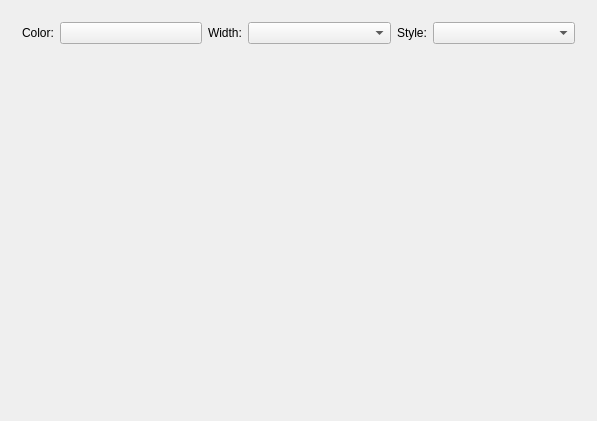
<?xml version="1.0" encoding="UTF-8"?>
<ui version="4.0">
 <class>CXPageTimeSliceVis</class>
 <widget class="CXBasePropertyPage" name="CXPageTimeSliceVis">
  <property name="geometry">
   <rect>
    <x>0</x>
    <y>0</y>
    <width>597</width>
    <height>412</height>
   </rect>
  </property>
  <property name="windowTitle">
   <string>CXPageTimeSliceVisBM</string>
  </property>
  <layout class="QVBoxLayout" name="verticalLayout">
   <item>
    <widget class="QStackedWidget" name="m_pStackedWidget">
     <property name="currentIndex">
      <number>0</number>
     </property>
     <widget class="QWidget" name="m_pPageSection">
      <layout class="QVBoxLayout" name="verticalLayout_3">
       <item>
        <layout class="QHBoxLayout" name="horizontalLayout_3">
         <item>
          <widget class="QLabel" name="lbl_section_linecolor">
           <property name="sizePolicy">
            <sizepolicy hsizetype="Fixed" vsizetype="Preferred">
             <horstretch>0</horstretch>
             <verstretch>0</verstretch>
            </sizepolicy>
           </property>
           <property name="text">
            <string>Color:</string>
           </property>
          </widget>
         </item>
         <item>
          <widget class="CXColorButton" name="m_pClrBtnSectionLineColor">
           <property name="text">
            <string/>
           </property>
          </widget>
         </item>
         <item>
          <widget class="QLabel" name="lbl_section_linewidth">
           <property name="sizePolicy">
            <sizepolicy hsizetype="Fixed" vsizetype="Preferred">
             <horstretch>0</horstretch>
             <verstretch>0</verstretch>
            </sizepolicy>
           </property>
           <property name="text">
            <string>Width:</string>
           </property>
          </widget>
         </item>
         <item>
          <widget class="CXLineWidthListCombBox" name="m_pCbbSectionLineWidth"/>
         </item>
         <item>
          <widget class="QLabel" name="lbl_section_linetype">
           <property name="sizePolicy">
            <sizepolicy hsizetype="Fixed" vsizetype="Preferred">
             <horstretch>0</horstretch>
             <verstretch>0</verstretch>
            </sizepolicy>
           </property>
           <property name="text">
            <string>Style:</string>
           </property>
          </widget>
         </item>
         <item>
          <widget class="CXLineTypeListCombBox" name="m_pCbbSectionLineType"/>
         </item>
        </layout>
       </item>
       <item>
        <spacer name="verticalSpacer_2">
         <property name="orientation">
          <enum>Qt::Vertical</enum>
         </property>
         <property name="sizeHint" stdset="0">
          <size>
           <width>20</width>
           <height>40</height>
          </size>
         </property>
        </spacer>
       </item>
      </layout>
     </widget>
     <widget class="QWidget" name="m_pPageBM">
      <layout class="QVBoxLayout" name="verticalLayout_4">
       <item>
        <widget class="QGroupBox" name="gbxBMMode">
         <property name="title">
          <string>Display Mode</string>
         </property>
         <property name="flat">
          <bool>true</bool>
         </property>
         <layout class="QHBoxLayout" name="horizontalLayout_5">
          <item>
           <widget class="QRadioButton" name="m_pRdoBMSeismic">
            <property name="text">
             <string>Seismic</string>
            </property>
            <property name="checked">
             <bool>true</bool>
            </property>
           </widget>
          </item>
          <item>
           <widget class="QRadioButton" name="m_pRdoBMFrac">
            <property name="text">
             <string>Fracture</string>
            </property>
           </widget>
          </item>
          <item>
           <spacer name="horizontalSpacer_5">
            <property name="orientation">
             <enum>Qt::Horizontal</enum>
            </property>
            <property name="sizeHint" stdset="0">
             <size>
              <width>40</width>
              <height>20</height>
             </size>
            </property>
           </spacer>
          </item>
         </layout>
        </widget>
       </item>
       <item>
        <widget class="QGroupBox" name="gbxBMFrame">
         <property name="title">
          <string>Frame</string>
         </property>
         <property name="flat">
          <bool>true</bool>
         </property>
         <layout class="QHBoxLayout" name="horizontalLayout_4">
          <item>
           <widget class="QLabel" name="lbl_bm_framecolor">
            <property name="text">
             <string>Color:</string>
            </property>
           </widget>
          </item>
          <item>
           <widget class="CXButtonColorEdit" name="m_pClrBtnBMFrameColor">
            <property name="text">
             <string/>
            </property>
           </widget>
          </item>
          <item>
           <widget class="QLabel" name="lbl_bm_framewidth">
            <property name="text">
             <string>Width:</string>
            </property>
           </widget>
          </item>
          <item>
           <widget class="CXLineWidthListCombBox" name="m_pCbbBMFrameWidth"/>
          </item>
          <item>
           <spacer name="horizontalSpacer_4">
            <property name="orientation">
             <enum>Qt::Horizontal</enum>
            </property>
            <property name="sizeHint" stdset="0">
             <size>
              <width>40</width>
              <height>20</height>
             </size>
            </property>
           </spacer>
          </item>
         </layout>
        </widget>
       </item>
       <item>
        <widget class="QGroupBox" name="m_pGbxBMFrac">
         <property name="title">
          <string>Fracture</string>
         </property>
         <property name="flat">
          <bool>true</bool>
         </property>
         <layout class="QGridLayout" name="gridLayout_2">
          <item row="0" column="0" colspan="2">
           <widget class="QCheckBox" name="m_pChkBMSeismic">
            <property name="text">
             <string>Seismic Display</string>
            </property>
            <property name="checked">
             <bool>true</bool>
            </property>
           </widget>
          </item>
          <item row="4" column="7">
           <widget class="QLabel" name="lbl_bm_frac_min_percent">
            <property name="text">
             <string>%</string>
            </property>
           </widget>
          </item>
          <item row="6" column="2">
           <widget class="QLabel" name="lbl_bm_frac_dy_trace">
            <property name="text">
             <string>Trace</string>
            </property>
           </widget>
          </item>
          <item row="3" column="1">
           <widget class="QComboBox" name="m_pCbbBMFracDen"/>
          </item>
          <item row="6" column="5">
           <widget class="QLineEdit" name="m_pEdtBMFracMax"/>
          </item>
          <item row="7" column="5">
           <widget class="QLineEdit" name="m_pEdtBMFracWidth"/>
          </item>
          <item row="7" column="0">
           <widget class="QLabel" name="lbl_bm_frac_scale">
            <property name="text">
             <string>Scale:</string>
            </property>
           </widget>
          </item>
          <item row="4" column="5">
           <widget class="QLineEdit" name="m_pEdtBMFracMin">
            <property name="text">
             <string/>
            </property>
           </widget>
          </item>
          <item row="1" column="0">
           <widget class="QLabel" name="lbl_bm_frac_color">
            <property name="text">
             <string>Color:</string>
            </property>
           </widget>
          </item>
          <item row="7" column="4">
           <widget class="QLabel" name="lbl_bm_frac_width">
            <property name="text">
             <string>Width:</string>
            </property>
           </widget>
          </item>
          <item row="6" column="1">
           <widget class="QLineEdit" name="m_pEdtBMFracDY">
            <property name="text">
             <string/>
            </property>
           </widget>
          </item>
          <item row="7" column="1">
           <widget class="QLineEdit" name="m_pEdtBMFracScale">
            <property name="text">
             <string/>
            </property>
           </widget>
          </item>
          <item row="4" column="0">
           <widget class="QLabel" name="lbl_bm_frac_dx">
            <property name="text">
             <string>DX:</string>
            </property>
           </widget>
          </item>
          <item row="2" column="0">
           <widget class="QLabel" name="lbl_bm_frac_azi">
            <property name="text">
             <string>Azimuth:</string>
            </property>
           </widget>
          </item>
          <item row="2" column="1">
           <widget class="QComboBox" name="m_pCbbBMFracAzi"/>
          </item>
          <item row="6" column="4">
           <widget class="QLabel" name="lbl_bm_frac_max">
            <property name="text">
             <string>Max-threshold:</string>
            </property>
           </widget>
          </item>
          <item row="4" column="2">
           <widget class="QLabel" name="lbl_bm_frac_dx_trace">
            <property name="text">
             <string>Trace</string>
            </property>
           </widget>
          </item>
          <item row="6" column="0">
           <widget class="QLabel" name="lbl_bm_frac_dy">
            <property name="text">
             <string>DY:</string>
            </property>
           </widget>
          </item>
          <item row="6" column="7">
           <widget class="QLabel" name="lbl_bm_frac_max_percent">
            <property name="text">
             <string>%</string>
            </property>
           </widget>
          </item>
          <item row="4" column="4">
           <widget class="QLabel" name="lbl_bm_frac_min">
            <property name="text">
             <string>Min-threshold:</string>
            </property>
           </widget>
          </item>
          <item row="4" column="8">
           <spacer name="horizontalSpacer_11">
            <property name="orientation">
             <enum>Qt::Horizontal</enum>
            </property>
            <property name="sizeHint" stdset="0">
             <size>
              <width>40</width>
              <height>20</height>
             </size>
            </property>
           </spacer>
          </item>
          <item row="4" column="3">
           <spacer name="horizontalSpacer_10">
            <property name="orientation">
             <enum>Qt::Horizontal</enum>
            </property>
            <property name="sizeHint" stdset="0">
             <size>
              <width>40</width>
              <height>20</height>
             </size>
            </property>
           </spacer>
          </item>
          <item row="1" column="1">
           <widget class="CXButtonColorEdit" name="m_pClrBtnBMFracColor">
            <property name="text">
             <string/>
            </property>
           </widget>
          </item>
          <item row="3" column="0">
           <widget class="QLabel" name="lbl_bm_frac_den">
            <property name="text">
             <string>Density:</string>
            </property>
           </widget>
          </item>
          <item row="4" column="1">
           <widget class="QLineEdit" name="m_pEdtBMFracDX">
            <property name="text">
             <string/>
            </property>
           </widget>
          </item>
         </layout>
        </widget>
       </item>
       <item>
        <spacer name="verticalSpacer_3">
         <property name="orientation">
          <enum>Qt::Vertical</enum>
         </property>
         <property name="sizeHint" stdset="0">
          <size>
           <width>20</width>
           <height>40</height>
          </size>
         </property>
        </spacer>
       </item>
      </layout>
     </widget>
     <widget class="QWidget" name="m_pPage3D">
      <layout class="QVBoxLayout" name="verticalLayout_2">
       <item>
        <widget class="QGroupBox" name="gbx3DMode">
         <property name="title">
          <string>Display Mode</string>
         </property>
         <property name="flat">
          <bool>true</bool>
         </property>
         <layout class="QHBoxLayout" name="horizontalLayout_2">
          <item>
           <widget class="QRadioButton" name="m_pRdo3DSeismic">
            <property name="text">
             <string>Seismic</string>
            </property>
            <property name="checked">
             <bool>true</bool>
            </property>
           </widget>
          </item>
          <item>
           <widget class="QRadioButton" name="m_pRdo3DFrac">
            <property name="text">
             <string>Fracture</string>
            </property>
           </widget>
          </item>
          <item>
           <spacer name="horizontalSpacer_2">
            <property name="orientation">
             <enum>Qt::Horizontal</enum>
            </property>
            <property name="sizeHint" stdset="0">
             <size>
              <width>40</width>
              <height>20</height>
             </size>
            </property>
           </spacer>
          </item>
         </layout>
        </widget>
       </item>
       <item>
        <widget class="QGroupBox" name="m_pGbx3DFrac">
         <property name="title">
          <string>Fracture</string>
         </property>
         <property name="flat">
          <bool>true</bool>
         </property>
         <layout class="QGridLayout" name="gridLayout">
          <item row="6" column="1">
           <widget class="QLineEdit" name="m_pEdt3DFracDY">
            <property name="text">
             <string/>
            </property>
           </widget>
          </item>
          <item row="4" column="0">
           <widget class="QLabel" name="lbl_3d_frac_dx">
            <property name="text">
             <string>DX:</string>
            </property>
           </widget>
          </item>
          <item row="6" column="2">
           <widget class="QLabel" name="lbl_3d_frac_dy_trace">
            <property name="text">
             <string>Trace</string>
            </property>
           </widget>
          </item>
          <item row="4" column="1">
           <widget class="QLineEdit" name="m_pEdt3DFracDX">
            <property name="text">
             <string/>
            </property>
           </widget>
          </item>
          <item row="4" column="2">
           <widget class="QLabel" name="lbl_3d_frac_dx_trace">
            <property name="text">
             <string>Trace</string>
            </property>
           </widget>
          </item>
          <item row="6" column="0">
           <widget class="QLabel" name="lbl_3d_frac_dy">
            <property name="text">
             <string>DY:</string>
            </property>
           </widget>
          </item>
          <item row="4" column="3">
           <spacer name="horizontalSpacer_9">
            <property name="orientation">
             <enum>Qt::Horizontal</enum>
            </property>
            <property name="sizeHint" stdset="0">
             <size>
              <width>40</width>
              <height>20</height>
             </size>
            </property>
           </spacer>
          </item>
          <item row="2" column="0">
           <widget class="QLabel" name="lbl_3d_frac_azi">
            <property name="text">
             <string>Azimuth:</string>
            </property>
           </widget>
          </item>
          <item row="3" column="0">
           <widget class="QLabel" name="lbl_3d_frac_den">
            <property name="text">
             <string>Density:</string>
            </property>
           </widget>
          </item>
          <item row="2" column="1">
           <widget class="QComboBox" name="m_pCbb3DFracAzi"/>
          </item>
          <item row="3" column="1">
           <widget class="QComboBox" name="m_pCbb3DFracDen"/>
          </item>
          <item row="0" column="0" colspan="2">
           <widget class="QCheckBox" name="m_pChk3DFracSeismic">
            <property name="text">
             <string>Seismic Display</string>
            </property>
            <property name="checked">
             <bool>true</bool>
            </property>
           </widget>
          </item>
          <item row="7" column="0">
           <widget class="QLabel" name="lbl_3d_frac_scale">
            <property name="text">
             <string>Scale:</string>
            </property>
           </widget>
          </item>
          <item row="4" column="4">
           <widget class="QLabel" name="lbl_3d_frac_min">
            <property name="text">
             <string>Min-threshold:</string>
            </property>
           </widget>
          </item>
          <item row="4" column="7">
           <widget class="QLabel" name="lbl_3d_frac_min_percent">
            <property name="text">
             <string>%</string>
            </property>
           </widget>
          </item>
          <item row="7" column="1">
           <widget class="QLineEdit" name="m_pEdt3DFracScale">
            <property name="text">
             <string/>
            </property>
           </widget>
          </item>
          <item row="4" column="8">
           <spacer name="horizontalSpacer_8">
            <property name="orientation">
             <enum>Qt::Horizontal</enum>
            </property>
            <property name="sizeHint" stdset="0">
             <size>
              <width>40</width>
              <height>20</height>
             </size>
            </property>
           </spacer>
          </item>
          <item row="6" column="4">
           <widget class="QLabel" name="lbl_3d_frac_max">
            <property name="text">
             <string>Max-threshold:</string>
            </property>
           </widget>
          </item>
          <item row="6" column="7">
           <widget class="QLabel" name="lbl_3d_frac_max_percent">
            <property name="text">
             <string>%</string>
            </property>
           </widget>
          </item>
          <item row="1" column="0">
           <widget class="QLabel" name="lbl_3d_frac_color">
            <property name="text">
             <string>Color:</string>
            </property>
           </widget>
          </item>
          <item row="1" column="1">
           <widget class="CXButtonColorEdit" name="m_pClrBtn3DFracColor">
            <property name="text">
             <string/>
            </property>
           </widget>
          </item>
          <item row="6" column="5">
           <widget class="QLineEdit" name="m_pEdt3DFracMax"/>
          </item>
          <item row="4" column="5">
           <widget class="QLineEdit" name="m_pEdt3DFracMin">
            <property name="text">
             <string/>
            </property>
           </widget>
          </item>
          <item row="7" column="4">
           <widget class="QLabel" name="m_pLbl3DFracHeight">
            <property name="text">
             <string>Height:</string>
            </property>
           </widget>
          </item>
          <item row="7" column="5">
           <widget class="QLineEdit" name="m_pEdt3DFracHeight"/>
          </item>
         </layout>
        </widget>
       </item>
       <item>
        <spacer name="verticalSpacer">
         <property name="orientation">
          <enum>Qt::Vertical</enum>
         </property>
         <property name="sizeHint" stdset="0">
          <size>
           <width>20</width>
           <height>40</height>
          </size>
         </property>
        </spacer>
       </item>
      </layout>
     </widget>
    </widget>
   </item>
  </layout>
 </widget>
 <layoutdefault spacing="6" margin="11"/>
 <customwidgets>
  <customwidget>
   <class>CXColorButton</class>
   <extends>QPushButton</extends>
   <header>xcolorbutton.h</header>
  </customwidget>
  <customwidget>
   <class>CXLineWidthListCombBox</class>
   <extends>QComboBox</extends>
   <header>xlinecomponent.h</header>
  </customwidget>
  <customwidget>
   <class>CXLineTypeListCombBox</class>
   <extends>QComboBox</extends>
   <header>xlinecomponent.h</header>
  </customwidget>
  <customwidget>
   <class>CXBasePropertyPage</class>
   <extends>QWidget</extends>
   <header>xbasepropertypage.h</header>
   <container>1</container>
  </customwidget>
  <customwidget>
   <class>CXButtonColorEdit</class>
   <extends>QPushButton</extends>
   <header>xbuttoncoloredit.h</header>
  </customwidget>
 </customwidgets>
 <resources/>
 <connections>
  <connection>
   <sender>m_pRdo3DFrac</sender>
   <signal>toggled(bool)</signal>
   <receiver>m_pGbx3DFrac</receiver>
   <slot>setVisible(bool)</slot>
   <hints>
    <hint type="sourcelabel">
     <x>105</x>
     <y>54</y>
    </hint>
    <hint type="destinationlabel">
     <x>107</x>
     <y>94</y>
    </hint>
   </hints>
  </connection>
  <connection>
   <sender>m_pRdoBMFrac</sender>
   <signal>toggled(bool)</signal>
   <receiver>m_pGbxBMFrac</receiver>
   <slot>setVisible(bool)</slot>
   <hints>
    <hint type="sourcelabel">
     <x>114</x>
     <y>52</y>
    </hint>
    <hint type="destinationlabel">
     <x>112</x>
     <y>157</y>
    </hint>
   </hints>
  </connection>
 </connections>
</ui>
